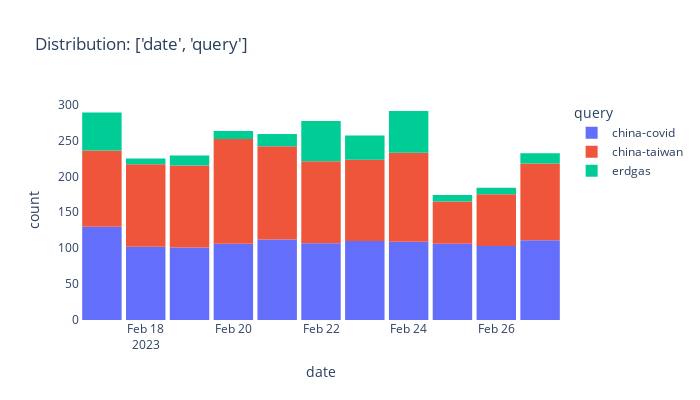

Source (notebook cell):
### Code cell
print_dist(data=parsed, var=['date','query'], w=700, h=400, diff_by_color=True, save_to_folder=f"reports", prefix="eda")

### Figure 1 — Plotly figure (JSON) as saved in the notebook; plotly's stock layout.template omitted (floating-point values rounded to 4 significant figures; data arrays with more than 128 entries replaced by an {"elided": "..."} marker saying what was removed)
{"data": [{"alignmentgroup": "True", "bingroup": "x", "hovertemplate": "query=china-covid<br>date=%{x}<br>count=%{y}<extra></extra>", "legendgroup": "china-covid", "marker": {"color": "#636efa", "pattern": {"shape": ""}}, "name": "china-covid", "offsetgroup": "china-covid", "orientation": "v", "showlegend": true, "type": "histogram", "x": {"elided": "1197 str values"}, "xaxis": "x", "yaxis": "y"}, {"alignmentgroup": "True", "bingroup": "x", "hovertemplate": "query=china-taiwan<br>date=%{x}<br>count=%{y}<extra></extra>", "legendgroup": "china-taiwan", "marker": {"color": "#EF553B", "pattern": {"shape": ""}}, "name": "china-taiwan", "offsetgroup": "china-taiwan", "orientation": "v", "showlegend": true, "type": "histogram", "x": {"elided": "1200 str values"}, "xaxis": "x", "yaxis": "y"}, {"alignmentgroup": "True", "bingroup": "x", "hovertemplate": "query=erdgas<br>date=%{x}<br>count=%{y}<extra></extra>", "legendgroup": "erdgas", "marker": {"color": "#00cc96", "pattern": {"shape": ""}}, "name": "erdgas", "offsetgroup": "erdgas", "orientation": "v", "showlegend": true, "type": "histogram", "x": {"elided": "283 str values"}, "xaxis": "x", "yaxis": "y"}], "layout": {"bargap": 0.1, "barmode": "relative", "height": 400, "legend": {"title": {"text": "query"}, "tracegroupgap": 0}, "paper_bgcolor": "rgba(0,0,0,0)", "plot_bgcolor": "rgba(0,0,0,0)", "title": {"text": "Distribution: ['date', 'query']"}, "width": 700, "xaxis": {"anchor": "y", "domain": [0, 1], "title": {"text": "date"}}, "yaxis": {"anchor": "x", "domain": [0, 1], "title": {"text": "count"}}}}
